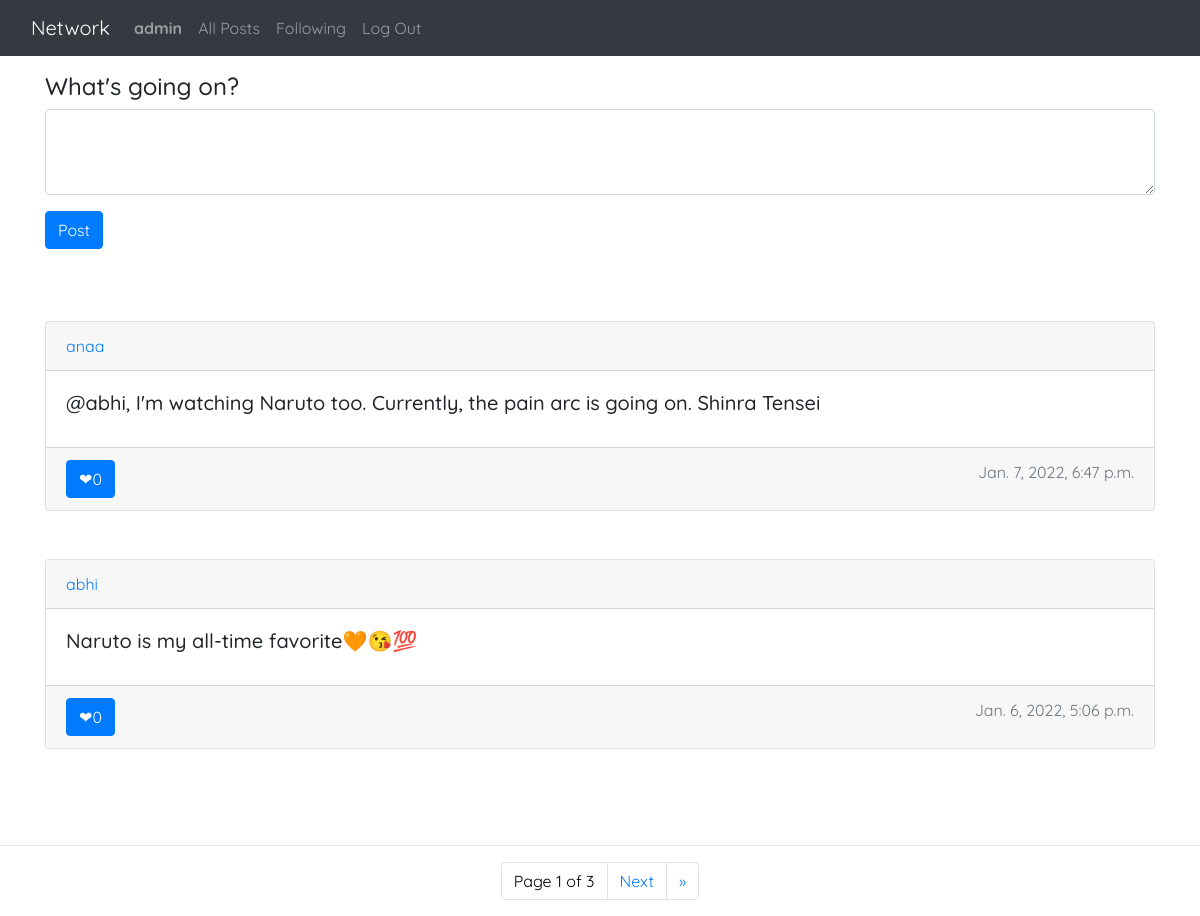
Page / (signed in) on the committed database.
### network/models.py (models this page shows, shortened)
class User(AbstractUser):
    pass

class Post(models.Model):
    user = models.ForeignKey('User', on_delete = models.CASCADE, related_name = "author")
    content = models.CharField(max_length = 255)
    date = models.DateTimeField(default = timezone.now)
    likes = models.IntegerField(default = 0)

### network/views.py (the view, shortened to what this page needs)
# urls.py: path("", views.index, name="index"),
def index(request):
    if request.method == "GET":
        posts = Post.objects.all().order_by('-date')
        paginator = Paginator(posts, 2)
        page_number = request.GET.get('page')
        page_obj = paginator.get_page(page_number)
        print("\n\n", page_obj,"\n\n")
        return render(request, "network/index.html", {
            "posts":posts,
            'page_obj': page_obj
        })
    return render(request, "network/index.html")

### network/templates/network/index.html (shortened to what this page needs)
{% extends "network/layout.html" %}
{% block body %}
    {% if user.is_authenticated %}
        <div class="container my-3">
            <form action="{% url 'index' %}" method="post">
                <div class="form-group">
                    <label class="h4" for="content">What's going on?</label>
                    <textarea class="form-control" id="content" rows="3" name="content"></textarea>
                </div>
                <button type="submit" class="btn btn-primary">Post</button>
                <br><br>
            </form>
        </div>
    {% endif %}
    <div class="container my-5">
        {% for post in page_obj %}
            <div class="card ">
                <div class="card-header">
                    <a href="{% url 'profile' post.user %}">{{post.user.username}}</a>
                </div>
                <div class="card-body">
                    <h5 class="card-title">{{ post.content }}</h5>
                </div>
                <div class="card-footer text-muted" >
                    <a href="#" class="btn btn-primary" style="float: left;"><span >&#x2764;</span>{{post.likes}}</a>
                    <span style="float: right;">{{ post.date }}</span>
                </div>
            </div>
            <br><br>
       {% endfor %}
    </div>
    <hr>
    <ul class="pagination justify-content-center">
        <li class="current page-item">
            <span class="page-link" style="color: black;">Page {{ page_obj.number }} of {{ page_obj.paginator.num_pages }}</span>
        </li>
        {% if page_obj.has_next %}
            <li class="page-item">
                <a class="page-link" href="?page={{ page_obj.next_page_number }}">Next</a>
            </li>
            <li class="page-item">
                <a class="page-link" href="?page={{ page_obj.paginator.num_pages }}"> &raquo;</a>
            </li>
        {% endif %}
      </ul>
{% endblock %}

### network/templates/network/layout.html (shortened to what this page needs)
{% load static %}
<!DOCTYPE html>
<html lang="en">
    <head>
        <link rel="stylesheet" href="https://stackpath.bootstrapcdn.com/bootstrap/4.4.1/css/bootstrap.min.css">
        <link href="{% static 'network/styles.css' %}" rel="stylesheet">
    </head>
    <body>
        <nav class="navbar navbar-expand-lg navbar-dark bg-dark">
            <div class="container-fluid">
                <a class="navbar-brand" href="{% url 'index' %}">Network</a>
                <div class="collapse navbar-collapse" id="navbarSupportedContent">
                    <ul class="navbar-nav">
                        {% if user.is_authenticated %}
                            <li class="nav-item">
                                <a class="nav-link" href="{% url 'profile' user %}"><strong>{{ user.username }}</strong></a>
                            </li>
                        {% endif %}
                        <li class="nav-item">
                        <a class="nav-link" href="{% url 'index' %}">All Posts</a>
                        </li>
                        {% if user.is_authenticated %}
                            <li class="nav-item">
                                <a class="nav-link" href="{% url 'following' %}">Following</a>
                            </li>
                            <li class="nav-item">
                                <a class="nav-link" href="{% url 'logout' %}">Log Out</a>
                            </li>
                        {% endif %}
                    </ul>
                </div>
            </div>
        </nav>
        <div class="body">
            {% block body %}
            {% endblock %}
        </div>
    </body>
</html>

### network/static/network/styles.css (style rules this page uses)
* { font-family: 'Quicksand', sans-serif; }

### rows in the picture
User: username "admin"
Post: user.username "anaa", content "@abhi, I'm watching Naruto too. Currently, the pain arc is going on. Shinra Tensei", likes "0", date "Jan. 7, 2022, 6:47 p.m."
Post: user.username "abhi", content "Naruto is my all-time favorite🧡😘💯", likes "0", date "Jan. 6, 2022, 5:06 p.m."

### other values in the picture
{{ page_obj.number }} "1"
{{ page_obj.paginator.num_pages }} "3"
